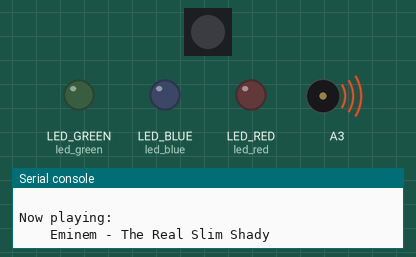
Recording of a program running on a simulated CircuitPython board. Parts: 1 RGB LEDs in strip order, left to right, output pins drawn as LEDs (lit = HIGH), buzzer (waves = sounding), the last lines printed to the serial console.

Above: at 0.1 s.
At 37.8 s:
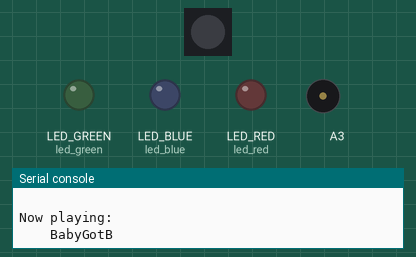
Timing chart, 0 to 39.3 s (numbered marks = the images above):
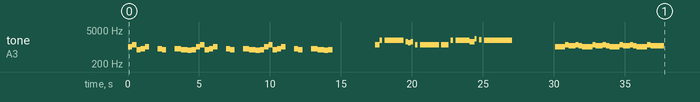

The program:

code.py
```python
#import OLED_clock
# import display_demo
import initialize_display
import buzzer_music
#import leds_onboard
#from mp3_player import play_music, music_player
#from ShiftR595_example import light_show, random_lightshow
#import button_example
#import state
# while True:
#     Player, song = music_player()
#     # play_music()
#     Player.play(song)
#     while Player.playing:
#         # light_show(song.rms_level)
#         random_lightshow(False)

#global_state.wake_every_10s()
```

initialize_display.py
```python
import board
import busio
import displayio
import terminalio
import adafruit_displayio_ssd1306
from adafruit_display_text import label

displayio.release_displays()
i2c = busio.I2C (scl=board.SCL, sda=board.SDA)

display_bus = displayio.I2CDisplay (i2c, device_address = 0x3C) # The address of my Board

display = adafruit_displayio_ssd1306.SSD1306(display_bus, width=128, height=64)
```

buzzer_music.py
```python
# Write your code here :-)
import time
import digitalio
import neopixel
import time
import board
import simpleio
from songs.note_map import note_map
from songs.realslim import song as song1
from songs.stillfly import song as song2
from songs.babysgot import song as song3
from songs.barbie import song as song4
from songs.badtouch import song as song5
from songs.benny import song as song6


led_blue = digitalio.DigitalInOut(board.LED_BLUE)
led_red = digitalio.DigitalInOut(board.LED_RED)
led_green = digitalio.DigitalInOut(board.LED_GREEN)
leds = [led_blue,led_red,led_green]


pixel_pin = board.NEOPIXEL #The neopixel can be accessed in this way
num_pixels = 1 #only one pixel

pixels = neopixel.NeoPixel(pixel_pin, num_pixels, brightness=0.1, auto_write=False)


def color_chase(color, wait):
    for i in range(num_pixels):
        pixels[i] = color
        time.sleep(wait)
        pixels.show()
    time.sleep(0.5)


RED = (255, 0, 0)
YELLOW = (255, 150, 0)
GREEN = (0, 255, 0)
CYAN = (0, 255, 255)
BLUE = (0, 0, 255)
PURPLE = (180, 0, 255)


for led in leds:
    led.direction = digitalio.Direction.OUTPUT

# I'd have to add these into a different thread for now I'm leaving them out
# for led in extra_leds:
#     led.direction = digitalio.Direction.OUTPUT

# while True:
#     for _ in range(10):
#         for led in leds:
#             led.value = True
#             time.sleep(0.2)
#             led.value = False
#         for led in extra_leds:
#             led.value = True
#             time.sleep(0.2)
#             led.value = False
#     time.sleep(1)
#     print("ran 5 chase loops")


def play_note(note,durr):
    # print(f"playing frequency",note_map[note])
    simpleio.tone(board.A3, note_map[note], duration=durr)

def play_song(song):
    title = song["title"]
    print(f"\n\n\n\n\nNow playing:\n    {title}")
    bpm = song["bpm"]
    def_duration = song["duration"]
    def_octave = song["octave"]
    notes = song["notes"]
    seconds_per_whole_note = 60/bpm*4
    for note in notes:
        [duration,letter,octave,dot,sharp] = note
        if not duration:
            duration = def_duration
        true_duration = seconds_per_whole_note / int(duration)
        if dot:
            true_duration = true_duration * 1.5
        if sharp:
            letter = letter+"#"
        if not octave:
            octave = def_octave
        letter = letter + str(octave)
        if "P" in letter:
            letter = "N"
        #print("playing",letter,true_duration)
        play_note(letter,true_duration)


while True:
    songs = [song1,song2,song3,song4,song5,song6]
    for song in songs:
        play_song(song)
        time.sleep(3)
```

note_map.py
```python
note_map = {
    # Delay
    "N": 0,
    # Octave 3
    "C3": 130.81,
    "C#3": 138.59,
    "D3": 146.83,
    "D#3": 155.56,
    "E3": 164.81,
    "F3": 174.61,
    "F#3": 185,
    "G3": 196,
    "G#3": 207.65,
    "A3": 220,
    "A#3": 233.08,
    "B3": 246.94,
    # Octave 4
    "C4": 261.63,
    "C#4": 277.18,
    "D4": 293.66,
    "D#4": 311.13,
    "E4":  329.63,
    "F4":  349.23,
    "F#4":  369.99,
    "G4":  392.00,
    "G#4":  415.30,
    "A4": 440,
    "A#4":  466.16,
    "B4":  493.88,
    # Octave 5
    "C5":  523.25,
    "C#5":  554.37,
    "D5":  587.33,
    "D#5":  622.25,
    "E5":  659.25,
    "F5":  698.46,
    "F#5":  739.99,
    "G5":  783.99,
    "G#5":  830.61,
    "A5": 880,
    "A#5":  932.33,
    "B5":  987.77,
    # Octave 6
    "C6":  1046.50,
    "C#6":  1108.73,
    "D6":  1174.66,
    "D#6":  1244.51,
    "E6":  1318.51,
    "F6":  1396.91,
    "F#6":  1479.98,
    "G6":  1567.98,
    "G#6":  1661.22,
    "A6": 1760,
    "A#6":  1864.66,
    "B6":  1975.53,
    # Octave 7
    "C7": 2093,
    "C#7":  2217.46,
    "D7":  2349.32,
    "D#7":  2489.02,
    "E7":  2637.02,
    "F7":  2793.83,
    "F#7":  2959.96,
    "G7":  3135.96,
    "G#7":  3322.44,
    "A7": 3520,
    "A#7":  3729.31,
    "B7":  3951.07,
    # Ocatave 8
    "C8":  4186.01,
    "C#8":  4434.92,
    "D8":  4698.63,
    "D#8":  4978.03,
    "E8":  5274.04,
    "F8":  5587.65,
    "F#8":  5919.91,
    "G8":  6271.93,
    "G#8":  6644.88,
    "A8":  7040.00,
    "A#8":  7458.62,
    "B8":  7902.13
}
```

realslim.py
```python
song = {'title':'Eminem - The Real Slim Shady ','bpm':100,'duration':4,'octave':5,'notes':[['8', 'C', '6', False, False], ['8', 'D', '6', False, True], ['8', 'G', '', False, False], ['8', 'G', '', False, True], ['8', 'C', '6', False, False], ['', 'P', '', False, False], ['8', 'G', '', False, True], ['8', 'G', '', False, False], ['', 'P', '', False, False], ['8', 'G', '', False, True], ['16', 'G', '', False, True], ['16', 'G', '', False, False], ['8', 'G', '', False, False], ['8', 'F', '', False, True], ['8', 'G', '', False, False], ['8', 'C', '6', False, False], ['8', 'D', '6', False, True], ['8', 'G', '', False, False], ['8', 'G', '', False, True], ['8', 'C', '6', False, False], ['', 'P', '', False, False], ['8', 'G', '', False, True], ['8', 'G', '', False, False], ['', 'P', '', False, False], ['8', 'G', '', False, True], ['16', 'G', '', False, True], ['16', 'G', '', False, False], ['8', 'G', '', False, False], ['8', 'F', '', False, True], ['8', 'G', '', False, False], ['8', 'C', '6', False, False], ['8', 'D', '6', False, True], ['8', 'G', '', False, False], ['8', 'G', '', False, True], ['8', 'C', '6', False, False], ['', 'P', '', False, False], ['8', 'G', '', False, True], ['8', 'G', '', False, False], ['', 'P', '', False, False], ['8', 'G', '', False, True], ['16', 'G', '', False, True], ['16', 'G', '', False, False], ['8', 'G', '', False, False], ['8', 'F', '', False, True], ['8', 'G', '', False, False]]}
```

stillfly.py
```python
song = {'title':'StillFly','bpm':90,'duration':16,'octave':6,'notes':[['8', 'D', '', False, True], ['', 'A', '', False, True], ['', 'P', '', False, False], ['2', 'A', '', False, True], ['', 'P', '', False, False], ['', 'G', '', False, True], ['', 'F', '', False, True], ['', 'G', '', False, True], ['', 'P', '', False, False], ['', 'D', '', False, True], ['', 'P', '', False, False], ['2', 'D', '', False, True], ['', 'P', '', False, False], ['8', 'D', '', False, True], ['', 'D', '', False, True], ['', 'P', '', False, False], ['', 'A', '', False, True], ['', 'P', '', False, False], ['4', 'A', '', True, True], ['8', 'G', '', False, True], ['', 'C', '7', False, True], ['', 'P', '', False, False], ['', 'B', '', False, False], ['', 'P', '', False, False], ['2', 'A', '', True, True]]}
```

babysgot.py
```python
song = {'title':'BabyGotB','bpm':125,'duration':8,'octave':6,'notes':[['', 'C', '', False, False], ['', 'C', '', False, False], ['', 'C', '', False, False], ['', 'D', '', False, True], ['', 'C', '', False, True], ['', 'C', '', False, True], ['', 'D', '', False, True], ['', 'C', '', False, True], ['', 'C', '', False, False], ['', 'C', '', False, False], ['', 'C', '', False, False], ['', 'D', '', False, True], ['', 'C', '', False, True], ['', 'C', '', False, True], ['', 'D', '', False, True], ['', 'C', '', False, True], ['', 'C', '', False, False], ['', 'C', '', False, False], ['', 'C', '', False, False], ['', 'D', '', False, True], ['', 'C', '', False, True], ['', 'C', '', False, True], ['', 'D', '', False, True], ['', 'C', '', False, True], ['', 'C', '', False, False], ['', 'C', '', False, False], ['', 'C', '', False, False], ['', 'D', '', False, True], ['4', 'C', '', False, True], ['16', 'C', '', False, True], ['16', 'C', '', False, True], ['', 'C', '', False, True]]}
```

barbie.py
```python
song = {
    "title": "Barbiegirl",
    "bpm": 125,
    "duration": 4,
    "octave": 5,
    "notes": [
        ["8", "G", "", False, True],
        ["8", "E", "", False, False],
        ["8", "G", "", False, True],
        ["8", "C", "6", False, True],
        ["", "A", "", False, False],
        ["", "P", "", False, False],
        ["8", "F", "", False, True],
        ["8", "D", "", False, True],
        ["8", "F", "", False, True],
        ["8", "B", "", False, False],
        ["", "G", "", False, True],
        ["8", "F", "", False, True],
        ["8", "E", "", False, False],
        ["", "P", "", False, False],
        ["8", "E", "", False, False],
        ["8", "C", "", False, True],
        ["", "F", "", False, True],
        ["", "C", "", False, True],
        ["", "P", "", False, False],
        ["8", "F", "", False, True],
        ["8", "E", "", False, False],
        ["", "G", "", False, True],
        ["", "F", "", False, True],
    ],
}
```

badtouch.py
```python
song = {'title':'Bloodhound Gang - The Bad Touch ','bpm':125,'duration':4,'octave':5,'notes':[['8', 'C', '', False, False], ['8', 'C', '', False, False], ['', 'C', '', False, False], ['8', 'C', '', False, False], ['8', 'C', '', False, False], ['8', 'D', '', False, False], ['8', 'D', '', False, True], ['8', 'D', '', False, True], ['8', 'D', '', False, True], ['8', 'D', '', False, True], ['8', 'F', '', False, False], ['', 'D', '', False, True], ['8', 'D', '', False, True], ['8', 'D', '', False, True], ['8', 'D', '', False, False], ['8', 'D', '', False, False], ['8', 'D', '', False, False], ['8', 'D', '', False, False], ['8', 'D', '', False, False], ['8', 'D', '', False, False], ['8', 'D', '', False, False], ['8', 'D', '', False, False], ['8', 'D', '', False, True], ['8', 'D', '', False, True], ['8', 'D', '', False, True], ['8', 'D', '', False, True], ['', 'C', '', False, False]]}
```

benny.py
```python
song = {'title':'Benny Hill','bpm':125,'duration':4,'octave':5,'notes':[['8', 'F', '', True, False], ['16', 'G', '', False, False], ['16', 'A', '', False, True], ['16', 'P', '', False, False], ['16', 'A', '', False, True], ['16', 'P', '', False, False], ['32', 'G', '', False, False], ['16', 'P', '', False, False], ['32', 'F', '', False, False], ['16', 'P', '', False, False], ['32', 'A', '4', False, True], ['16', 'P', '', False, False], ['32', 'D', '', False, False], ['16', 'P', '', False, False], ['32', 'F', '', False, False], ['16', 'P', '', False, False], ['32', 'D', '', False, False], ['16', 'P', '', False, False], ['16', 'G', '', False, False], ['16', 'P', '', False, False], ['32', 'F', '', False, False], ['16', 'P', '', False, False], ['32', 'D', '', False, False], ['16', 'P', '', False, False], ['32', 'C', '', False, False], ['16', 'P', '', False, False], ['32', 'D', '', False, False], ['16', 'P', '', False, False], ['8', 'A', '4', False, True], ['16', 'C', '', False, False], ['16', 'C', '', False, True], ['16', 'D', '', False, False], ['16', 'F', '', False, False], ['16', 'G', '', False, False], ['16', 'F', '', False, False], ['16', 'A', '', False, True], ['', 'P', '', False, False], ['32', 'F', '', False, False], ['16', 'P', '', False, False], ['32', 'G', '', False, False], ['16', 'P', '', False, False], ['32', 'F', '', False, False], ['16', 'P', '', False, False], ['8', 'A', '', False, True], ['16', 'P', '', False, False], ['8', 'A', '', False, True], ['16', 'P', '', False, False], ['32', 'G', '', False, False], ['16', 'P', '', False, False], ['32', 'F', '', False, False], ['16', 'P', '', False, False], ['32', 'A', '4', False, True], ['16', 'P', '', False, False], ['16', 'D', '', False, False], ['32', 'F', '', False, False], ['16', 'P', '', False, False], ['32', 'D', '', False, False], ['16', 'P', '', False, False], ['16', 'G', '', False, False], ['16', 'P', '', False, False], ['32', 'F', '', False, False], ['16', 'P', '', False, False], ['32', 'D', '', False, False], ['16', 'P', '', False, False], ['32', 'A', '4', False, True], ['16', 'P', '', False, False], ['32', 'D', '', False, False], ['32', 'P', '', False, False], ['16', 'F', '', False, False], ['16', 'P', '', False, False], ['32', 'F', '', False, False], ['16', 'P', '', False, False], ['32', 'F', '', False, False], ['16', 'P', '', False, False], ['32', 'A', '', False, False], ['16', 'P', '', False, False], ['32', 'C', '6', False, False], ['16', 'P', '', False, False], ['16', 'A', '', False, False], ['16', 'P', '', False, False], ['16', 'F', '', False, False], ['', 'P', '', False, False], ['32', 'F', '', False, False], ['16', 'P', '', False, False], ['32', 'G', '', False, False], ['16', 'P', '', False, False], ['32', 'F', '', False, False], ['16', 'P', '', False, False], ['8', 'A', '', False, True], ['16', 'P', '', False, False], ['32', 'A', '', False, True], ['16', 'P', '', False, False], ['32', 'A', '', False, True], ['16', 'P', '', False, False], ['8', 'A', '', False, True], ['16', 'P', '', False, False], ['32', 'A', '', False, True], ['16', 'P', '', False, False], ['8', 'A', '', False, True]]}
```

Measured:
- by itself, tone on A3: plays 1046 Hz for 0.30 s, 1244 Hz for 0.30 s, 783 Hz for 0.30 s, 830 Hz for 0.30 s, 1046 Hz for 0.30 s, 830 Hz for 0.30 s … (66 notes in this stretch)
